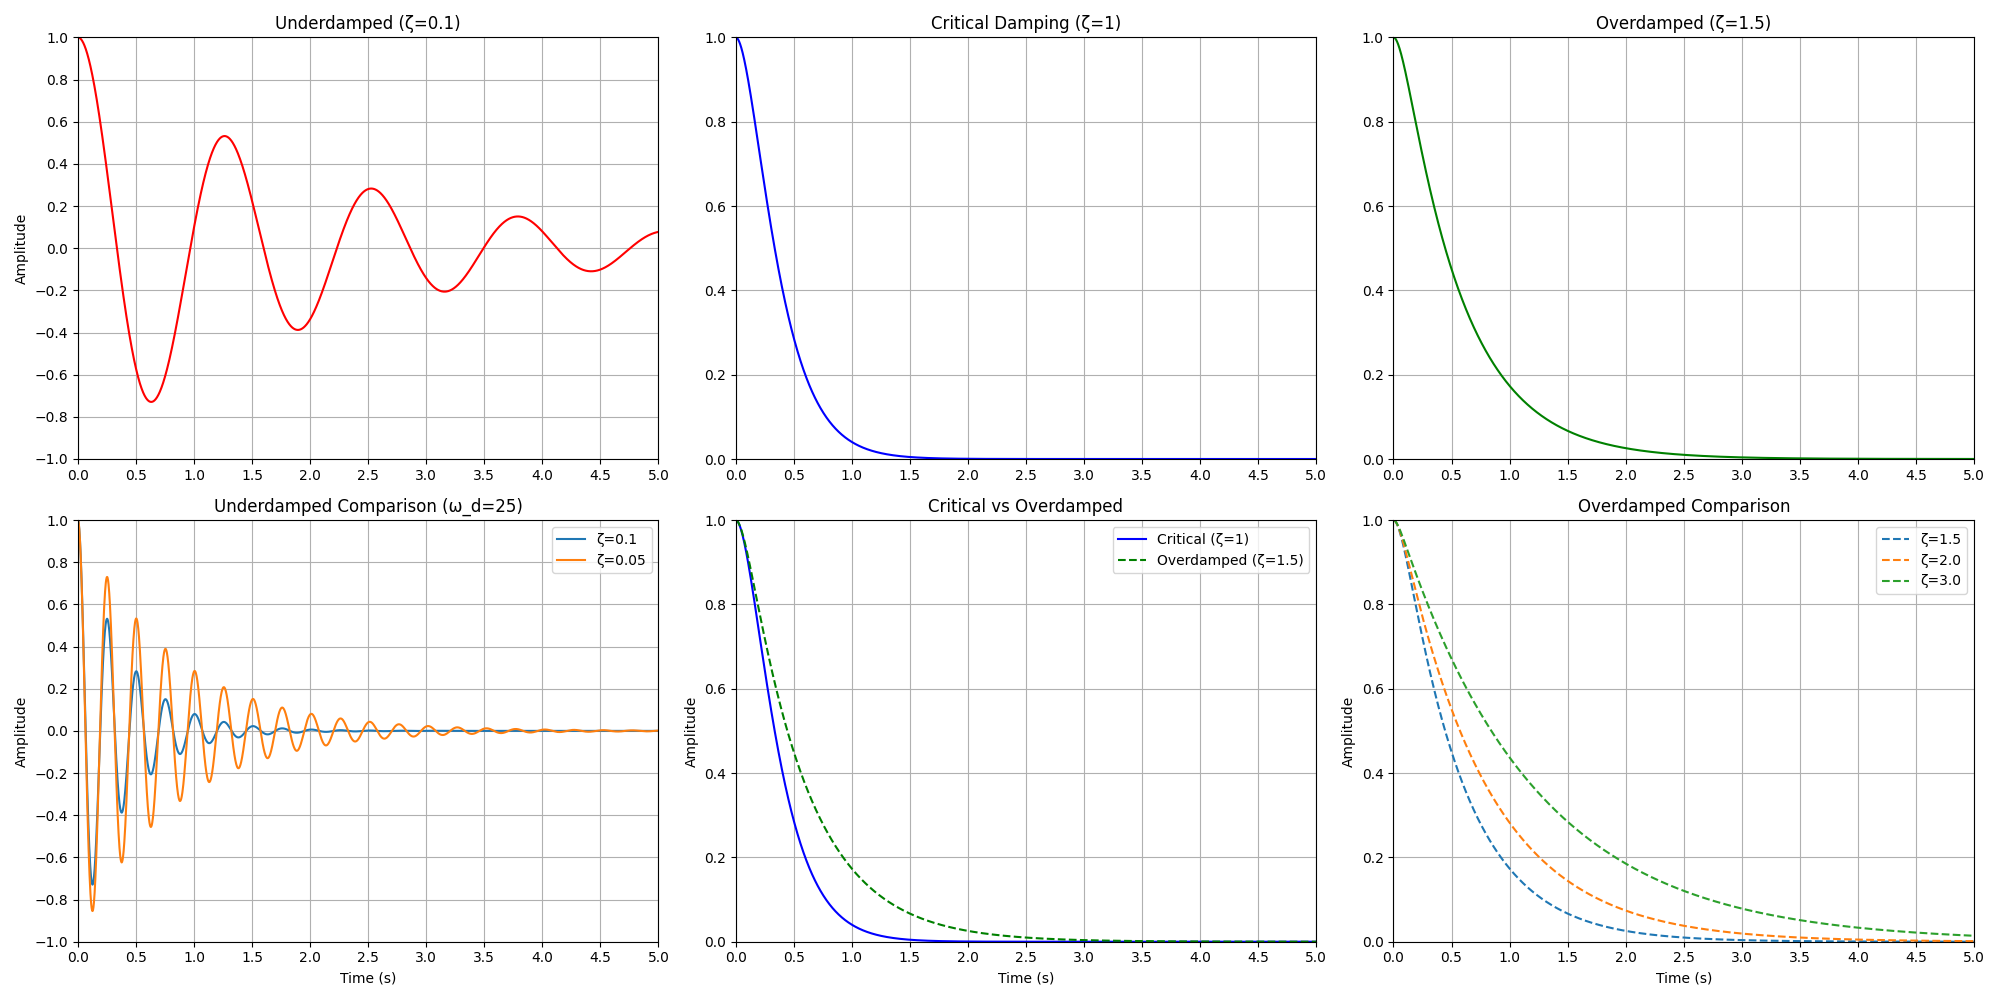

Write Python code to recreate this figure.
import numpy as np
import matplotlib.pyplot as plt

# 通用參數
t = np.arange(0, 5, 0.002)  # 時間：0~5秒，步長0.002秒
omega_n_default = 5.0        # 默認無阻尼自然頻率

# 創建2行3列的子圖
fig, axes = plt.subplots(2, 3, figsize=(20, 10))
plt.subplots_adjust(wspace=0.3, hspace=0.4)  # 調整子圖間距

# --------------------------
# 圖1: 欠阻尼 (ζ=0.1)
# --------------------------
zeta_u = 0.1
omega_d = omega_n_default * np.sqrt(1 - zeta_u**2)
A = 1.0
B = (zeta_u * omega_n_default) / omega_d
x_under = np.exp(-zeta_u * omega_n_default * t) * (A * np.cos(omega_d * t) + B * np.sin(omega_d * t))

axes[0, 0].plot(t, x_under, color='red')
axes[0, 0].set_title('Underdamped (ζ=0.1)')
axes[0, 0].set_ylabel('Amplitude')
axes[0, 0].set_ylim(-1, 1)
axes[0, 0].grid(True)

# --------------------------
# 圖2: 臨界阻尼 (ζ=1.0)
# --------------------------
zeta_c = 1.0
x_critical = (1 + omega_n_default * t) * np.exp(-omega_n_default * t)

axes[0, 1].plot(t, x_critical, color='blue')
axes[0, 1].set_title('Critical Damping (ζ=1)')
axes[0, 1].set_ylim(0, 1)
axes[0, 1].grid(True)

# --------------------------
# 圖3: 過阻尼 (ζ=1.5)
# --------------------------
zeta_o = 1.5
r1 = (-zeta_o + np.sqrt(zeta_o**2 - 1)) * omega_n_default
r2 = (-zeta_o - np.sqrt(zeta_o**2 - 1)) * omega_n_default
C1 = r2 / (r2 - r1)
C2 = r1 / (r1 - r2)
x_over = C1 * np.exp(r1 * t) + C2 * np.exp(r2 * t)

axes[0, 2].plot(t, x_over, color='green')
axes[0, 2].set_title('Overdamped (ζ=1.5)')
axes[0, 2].set_ylim(0, 1)
axes[0, 2].grid(True)

# --------------------------
# 圖4: 欠阻尼比較 (ω_d=25)
# --------------------------
omega_d_target = 25.0  # 指定阻尼自然頻率
for zeta in [0.1, 0.05]:
    omega_n = omega_d_target / np.sqrt(1 - zeta**2)
    B = (zeta * omega_n) / omega_d_target
    x = np.exp(-zeta * omega_n * t) * (np.cos(omega_d_target * t) + B * np.sin(omega_d_target * t))
    axes[1, 0].plot(t, x, label=f'ζ={zeta}')

axes[1, 0].set_title('Underdamped Comparison (ω_d=25)')
axes[1, 0].set_xlabel('Time (s)')
axes[1, 0].set_ylabel('Amplitude')
axes[1, 0].set_ylim(-1, 1)
axes[1, 0].legend()
axes[1, 0].grid(True)

# --------------------------
# 圖5: 臨界阻尼 vs 過阻尼
# --------------------------
axes[1, 1].plot(t, x_critical, color='blue', label='Critical (ζ=1)')
axes[1, 1].plot(t, x_over, color='green', linestyle='--', label='Overdamped (ζ=1.5)')
axes[1, 1].set_title('Critical vs Overdamped')
axes[1, 1].set_xlabel('Time (s)')
axes[1, 1].set_ylabel('Amplitude')
axes[1, 1].set_ylim(0, 1)
axes[1, 1].legend()
axes[1, 1].grid(True)

# --------------------------
# 圖6: 過阻尼比較 (不同ζ值)
# --------------------------
for zeta in [1.5, 2.0, 3.0]:
    r1 = (-zeta + np.sqrt(zeta**2 - 1)) * omega_n_default
    r2 = (-zeta - np.sqrt(zeta**2 - 1)) * omega_n_default
    C1 = r2 / (r2 - r1)
    C2 = r1 / (r1 - r2)
    x_over_comp = C1 * np.exp(r1 * t) + C2 * np.exp(r2 * t)
    axes[1, 2].plot(t, x_over_comp, linestyle='--', label=f'ζ={zeta}')

axes[1, 2].set_title('Overdamped Comparison')
axes[1, 2].set_xlabel('Time (s)')
axes[1, 2].set_ylabel('Amplitude')
axes[1, 2].set_ylim(0, 1)
axes[1, 2].legend()
axes[1, 2].grid(True)

# 統一設置橫軸和刻度
for ax_row in axes:
    for ax in ax_row:
        ax.set_xlim(0, 5)
        ax.set_xticks(np.arange(0, 5.1, 0.5))
        ax.set_yticks(np.arange(-1, 1.1, 0.2) if ax.get_ylim()[0] < 0 else np.arange(0, 1.1, 0.2))

plt.tight_layout()
plt.show()
